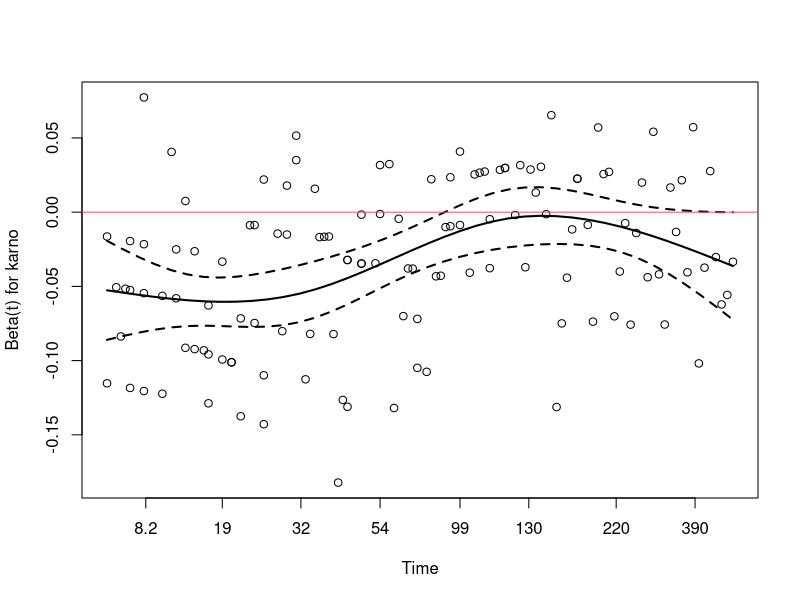

Reproduce this figure in R.
## ---- chunk 1
## load libraries
library(survival)
library(survminer)
library(arsenal)
library(broom)
library(tidyverse)
library(knitr)

## set up options for markdown report
knitr::opts_chunk$set(echo=TRUE, message=FALSE, warning=FALSE, collapse=TRUE,
               prompt=TRUE, cache=FALSE, comment=NA, tidy=FALSE)

options(stringsAsFactors=F,
        contrasts=c("contr.treatment","contr.poly"),
        show.signif.stars = FALSE)
## ---- chunk 2
# look at the dataset
glimpse(veteran)
## ---- chunk 3
fit1 <- coxph(Surv(time, status) ~ karno, data=veteran)
plot(cox.zph(fit1), lwd=2)
abline(h=0, col=2)
## ---- chunk 4
# prior to splitting
veteran$id <- 1:nrow(veteran)
veteran[1:4, c('id','time','status','age','trt')]

vet2 <- survSplit(Surv(time, status) ~., veteran,
                   cut=c(60, 120), episode ="timegp")

# after splitting
vet2 %>% filter(id %in% 1:4) %>% select(id, tstart, time, status,timegp, age, trt)
## ---- chunk 5
fit2 <- coxph(Surv(tstart, time, status) ~ 
                   karno:strata(timegp),
              data = vet2)
## ---- chunk 6
# original 
round(coef(fit1), 3)

# within time period
tmp <- round(coef(fit2), 3)
names(tmp) <- c('t0_60','t60_120','t120+')

tmp
